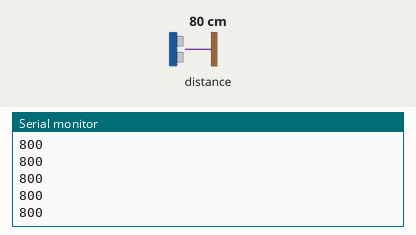
Simulated run of this sketch. Board: Arduino Uno, built with avr-gcc and run on an emulated ATmega328P. On the bench: the last lines printed to the serial monitor. Inputs (shaded band) come from the test bench; at power-on: distance to the obstacle 80 cm.

Above: at 1.2 s.
1.3 s: distance to the obstacle set to 2 cm
At 2.3 s:
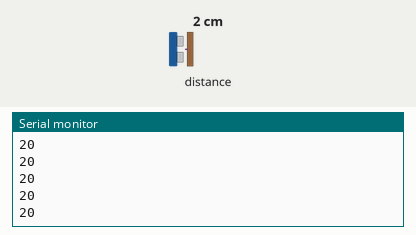
2.8 s: distance to the obstacle set to 4 cm
At 3.5 s:
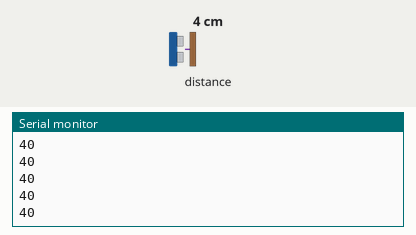
Timing chart, 0 to 5.8 s (numbered marks = the images above; inputs shaded):
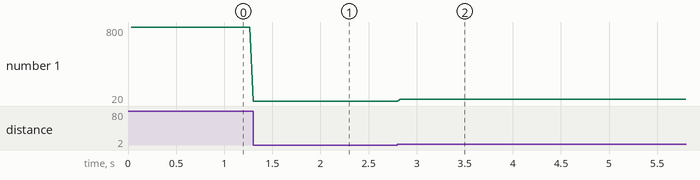

The sketch:

Time_of_Flight_dist_sensor.ino
```cpp
// printed measurements are in mm
// Please use 3.3 V please

#include <Wire.h>
#include <VL53L0X.h>

VL53L0X sensor;

//#define LONG_RANGE // For long range capability
//#define HIGH_SPEED
#define HIGH_ACCURACY // choose and define

void setup() {
  Serial.begin(9600);
  Wire.begin();
  sensor.setTimeout(500);
  if (!sensor.init())
  {
    Serial.println("Failed to detect and initialize sensor!");
    while (1) {}
  }

#if defined LONG_RANGE   // lower the return signal rate limit (default is 0.25 MCPS)
  sensor.setSignalRateLimit(0.1);  // increase laser pulse periods (defaults are 14 and 10 PCLKs)
  sensor.setVcselPulsePeriod(VL53L0X::VcselPeriodPreRange, 18);
  sensor.setVcselPulsePeriod(VL53L0X::VcselPeriodFinalRange, 14);
#endif
#if defined HIGH_SPEED // reduce timing budget to 20 ms (default is about 33 ms)
  sensor.setMeasurementTimingBudget(20000);
#elif defined HIGH_ACCURACY   // increase timing budget to 200 ms
  sensor.setMeasurementTimingBudget(200000);
#endif
}

void loop() {
  Serial.println(sensor.readRangeSingleMillimeters());
  if (sensor.timeoutOccurred()) { Serial.print(" TIMEOUT"); }
}
```

Measured:
- after the input at 1.3 s, the serial monitor: prints a new line at once (image 1)
- after the input at 2.8 s, the serial monitor: prints a new line at once (image 2)
- plotted number 1: 800 → 20 after the input at 1.3 s, 20 → 40 after the input at 2.8 s
